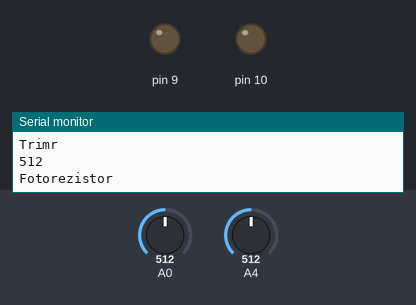
The sketch below on a simulated Arduino Uno, built with avr-gcc and run on an emulated ATmega328P. Parts: output pins drawn as LEDs (lit = HIGH), the last lines printed to the serial monitor. Inputs (shaded band) come from the test bench; at power-on: A4 = 512, A0 = 512.

Above: at 1.2 s.
1.3 s: A4 set to 0
At 2.5 s:
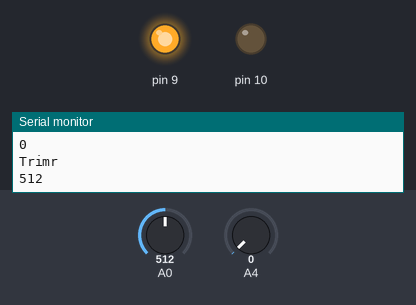
2.8 s: A4 set to 495
5.8 s: A4 set to 525
At 6.5 s:
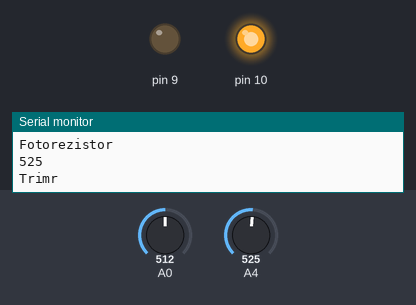
7.3 s: A4 set to 511
At 8.2 s:
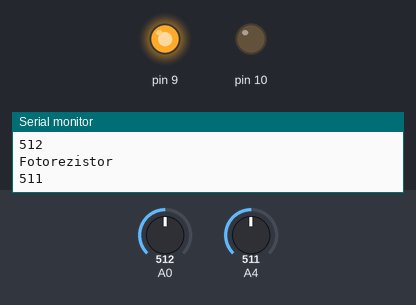
10.3 s: A4 set to 716
At 11.7 s:
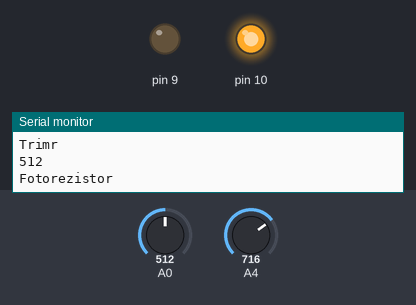
13.3 s: A0 set to 11
14.8 s: A0 set to 8
Timing chart, 0 to 17.3 s (numbered marks = the images above; inputs shaded):
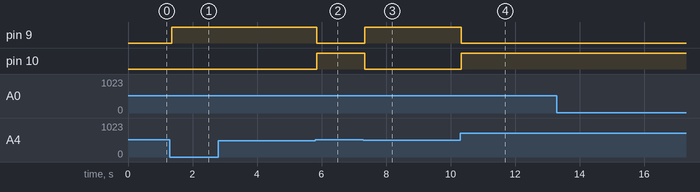

The sketch:

34.ino
```cpp
#define sviti HIGH
#define nesviti LOW

int t;
int e;
void setup(){
	Serial.begin(9600);
	pinMode(10,OUTPUT);
	pinMode(9,OUTPUT);
}
void loop(){
	t = analogRead(A4);
	e = analogRead(A0);
	Serial.println("Fotorezistor");
	Serial.println(t);
	Serial.println("Trimr");
	Serial.println(e);
	if(t < e){
		digitalWrite(9,sviti);
		digitalWrite(10,nesviti);
	}
	else if(t > e){
		digitalWrite(9,nesviti);
		digitalWrite(10,sviti);
	}

}
```

Measured:
- the behaviour switches between 512 and 513 on A4 (found by bisection; images 1 and 2)
- after the input at 1.3 s, pin 9: LOW → HIGH after 0.05 s
- after the input at 5.8 s, pin 9: HIGH → LOW after 0.06 s; pin 10: LOW → HIGH after 0.06 s
- after the input at 7.3 s, pin 9: LOW → HIGH at once; pin 10: HIGH → LOW at once
- after the input at 10.3 s, pin 9: HIGH → LOW at once; pin 10: LOW → HIGH at once
